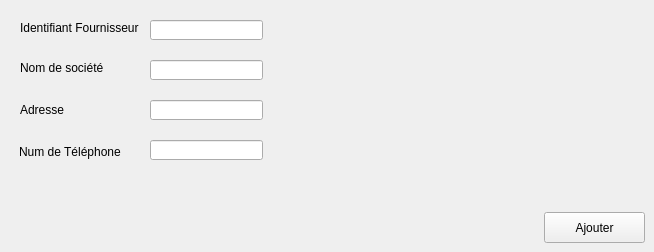
          <widget class="QWidget" name="tab_14">
           <attribute name="title">
            <string>Ajout</string>
           </attribute>
           <widget class="QLabel" name="label_39">
            <property name="geometry">
             <rect>
              <x>20</x>
              <y>20</y>
              <width>121</width>
              <height>16</height>
             </rect>
            </property>
            <property name="text">
             <string>Identifiant Fournisseur</string>
            </property>
           </widget>
           <widget class="QLabel" name="label_40">
            <property name="geometry">
             <rect>
              <x>20</x>
              <y>60</y>
              <width>91</width>
              <height>16</height>
             </rect>
            </property>
            <property name="text">
             <string>Nom de société</string>
            </property>
           </widget>
           <widget class="QLabel" name="label_41">
            <property name="geometry">
             <rect>
              <x>20</x>
              <y>103</y>
              <width>47</width>
              <height>13</height>
             </rect>
            </property>
            <property name="text">
             <string>Adresse</string>
            </property>
           </widget>
           <widget class="QLineEdit" name="lineEdit_id_3">
            <property name="geometry">
             <rect>
              <x>150</x>
              <y>20</y>
              <width>113</width>
              <height>20</height>
             </rect>
            </property>
            <property name="styleSheet">
             <string notr="true"/>
            </property>
           </widget>
           <widget class="QLineEdit" name="lineEdit_nom_societe">
            <property name="geometry">
             <rect>
              <x>150</x>
              <y>60</y>
              <width>113</width>
              <height>20</height>
             </rect>
            </property>
            <property name="styleSheet">
             <string notr="true"/>
            </property>
           </widget>
           <widget class="QLineEdit" name="lineEdit_adresse">
            <property name="geometry">
             <rect>
              <x>150</x>
              <y>100</y>
              <width>113</width>
              <height>20</height>
             </rect>
            </property>
            <property name="styleSheet">
             <string notr="true"/>
            </property>
           </widget>
           <widget class="QPushButton" name="pb_ajouter_2">
            <property name="geometry">
             <rect>
              <x>544</x>
              <y>212</y>
              <width>101</width>
              <height>31</height>
             </rect>
            </property>
            <property name="styleSheet">
             <string notr="true"/>
            </property>
            <property name="text">
             <string>Ajouter</string>
            </property>
           </widget>
           <widget class="QLabel" name="label_42">
            <property name="geometry">
             <rect>
              <x>19</x>
              <y>142</y>
              <width>131</width>
              <height>20</height>
             </rect>
            </property>
            <property name="text">
             <string>Num de Téléphone</string>
            </property>
           </widget>
           <widget class="QLineEdit" name="lineEdit_numtel">
            <property name="geometry">
             <rect>
              <x>150</x>
              <y>140</y>
              <width>113</width>
              <height>20</height>
             </rect>
            </property>
            <property name="styleSheet">
             <string notr="true"/>
            </property>
           </widget>
          </widget>
